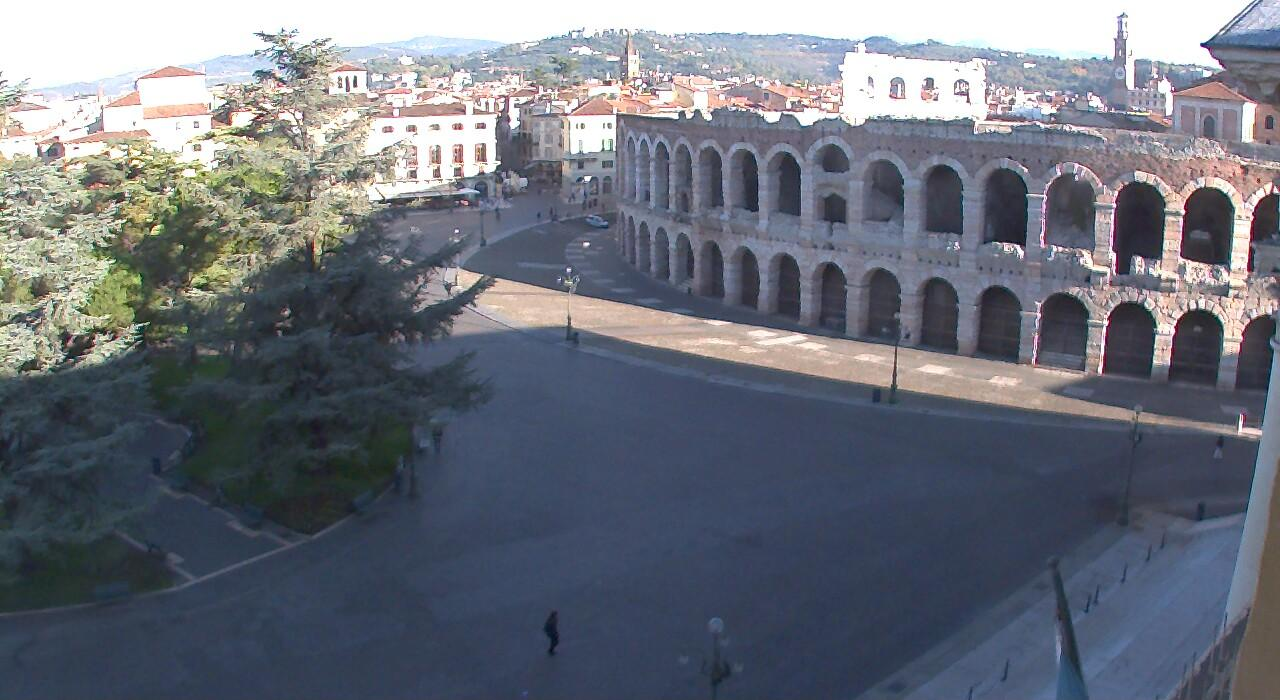
#> input picture ai/ComputerVision/images/20151102_074952.jpg, 1280 x 700 px
$ python resize.py --image ../ai/ComputerVision/images/20151102_074952.jpg
#> lines starting #> are read from the running program, lines starting #| are printed output that depends on the picture
from PIL import Image
from PIL import ImageFont
from PIL import ImageDraw

import argparse

parser = argparse.ArgumentParser(description='')
parser.add_argument('--image', default="")
parser.add_argument('--out', default="./")
parser.add_argument('--num', default="3")
args = parser.parse_args()


def crop_thumbnails_16_by_9(img, output):
    w, h = img.size
    new_w = h * 9 // 16
    if new_w * 3 == w:
        pass
    elif new_w * 3 < w:
        x1 = (w - (new_w * 3)) // 2
        y1 = 0
        x2 = x1 + (new_w * 3)
        y2 = h
        img = img.crop((x1, y1, x2, y2))
    else:
        new_h = h * new_w * 3 // w
        img = img.resize((new_w * 3, new_h))
        x1 = 0
        y1 = (new_h - h) // 2
        x2 = x1 + new_w * 3
        y2 = y1 + h
        img = img.crop((x1, y1, x2, y2))

    img.save("{0}/cropped.png".format(output))

    tw, th = img.width // 3, img.height
    out = []
    for idx in range(3):
        x1 = idx * tw
        y1 = 0
        x2 = x1 + tw
        y2 = y1 + th
        im = img.crop((x1, y1, x2, y2))
        out.append(im)

    return out


def main():
    path = args.image
    output = args.out
    img = Image.open(path)
#> img is the input picture: PIL image 1280x700 RGB; mean R, G, B 108.3, 112.8, 123.1
    width, height = img.size
#> width = 1280; height = 700
    print("image: (w:{0}, h: {1})".format(width, height))
#| image: (w:1280, h: 700)
    out = crop_thumbnails_16_by_9(img, output)
#> in crop_thumbnails_16_by_9, `img = img.crop((x1, y1, x2, y2))`:
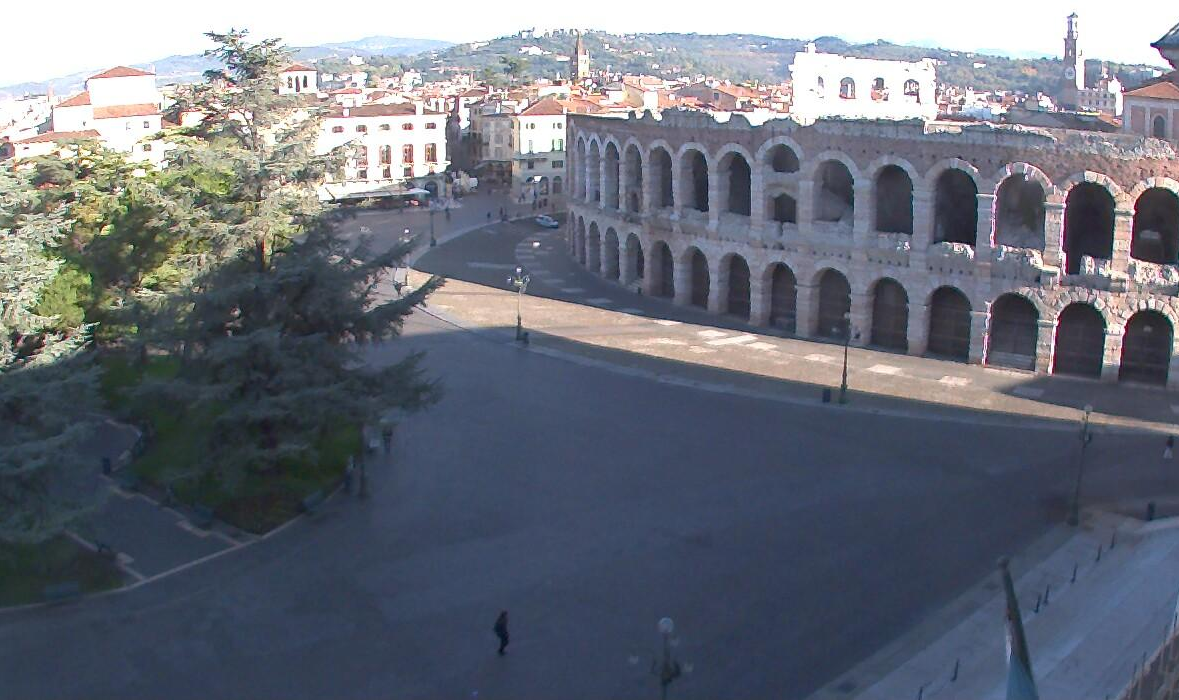
#> img: PIL image 1179x700 RGB; mean R, G, B 106.9, 111.8, 122.7
#> the loop in crop_thumbnails_16_by_9, `for idx in range(3):` made 3 passes
#> pass 1, in crop_thumbnails_16_by_9, `im = img.crop((x1, y1, x2, y2))`:
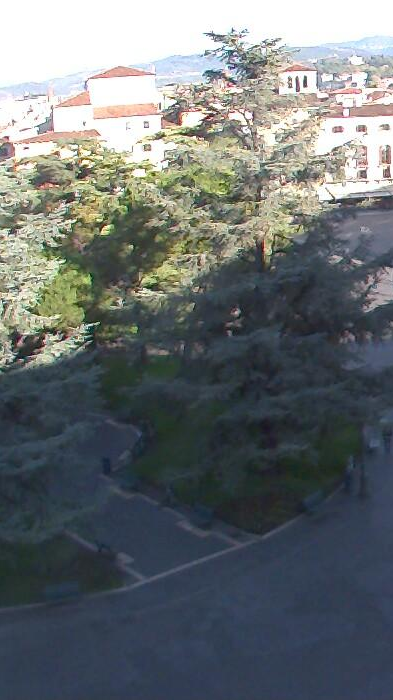
#> im: PIL image 393x700 RGB; mean R, G, B 106.8, 112.5, 114.3
#> pass 2, in crop_thumbnails_16_by_9, `im = img.crop((x1, y1, x2, y2))`:
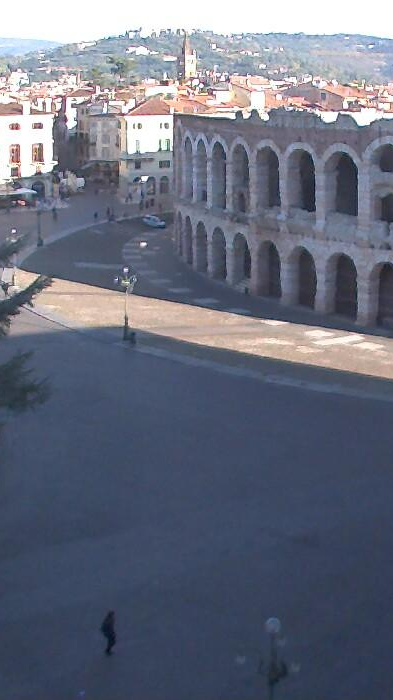
#> im: PIL image 393x700 RGB; mean R, G, B 104.9, 110.2, 126.6
#> pass 3, in crop_thumbnails_16_by_9, `im = img.crop((x1, y1, x2, y2))`:
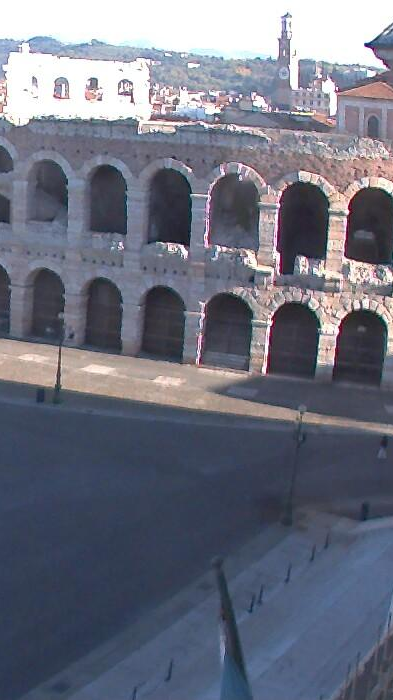
#> im: PIL image 393x700 RGB; mean R, G, B 109.1, 112.6, 127.2
#> after the loop in crop_thumbnails_16_by_9, `for idx in range(3):`: out = 3 items
#> out = 3 items
    # font = ImageFont.truetype('./arial.ttf', 80)
    for idx, img in enumerate(out):
        img.save("{0}/img_{1}.png".format(output, idx + 1))
#> this loop made 3 passes


if __name__ == "__main__":
    main()

$ run again, on ai/ComputerVision/images/bridge_trees_example.jpg
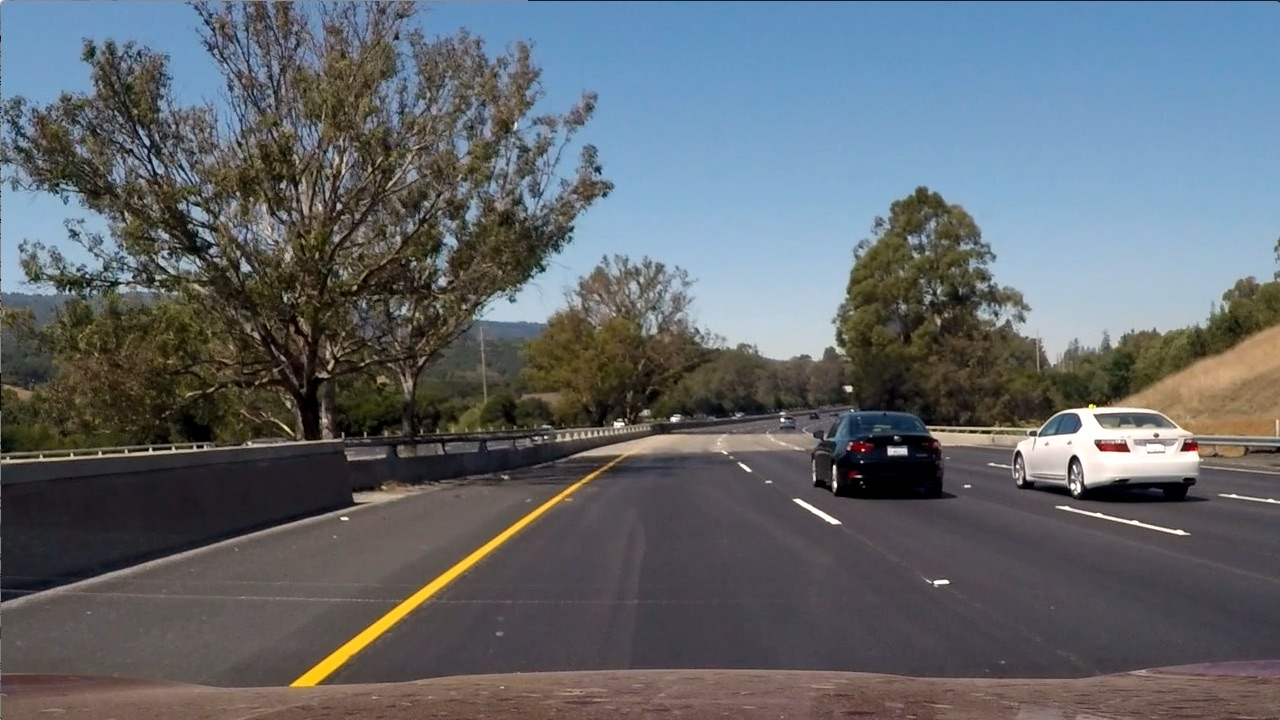
#> input picture ai/ComputerVision/images/bridge_trees_example.jpg, 1280 x 720 px
#> in main, img is the input picture: PIL image 1280x720 RGB; mean R, G, B 97, 102.6, 107.9
#| image: (w:1280, h: 720)
#> in crop_thumbnails_16_by_9, `img = img.crop((x1, y1, x2, y2))`:
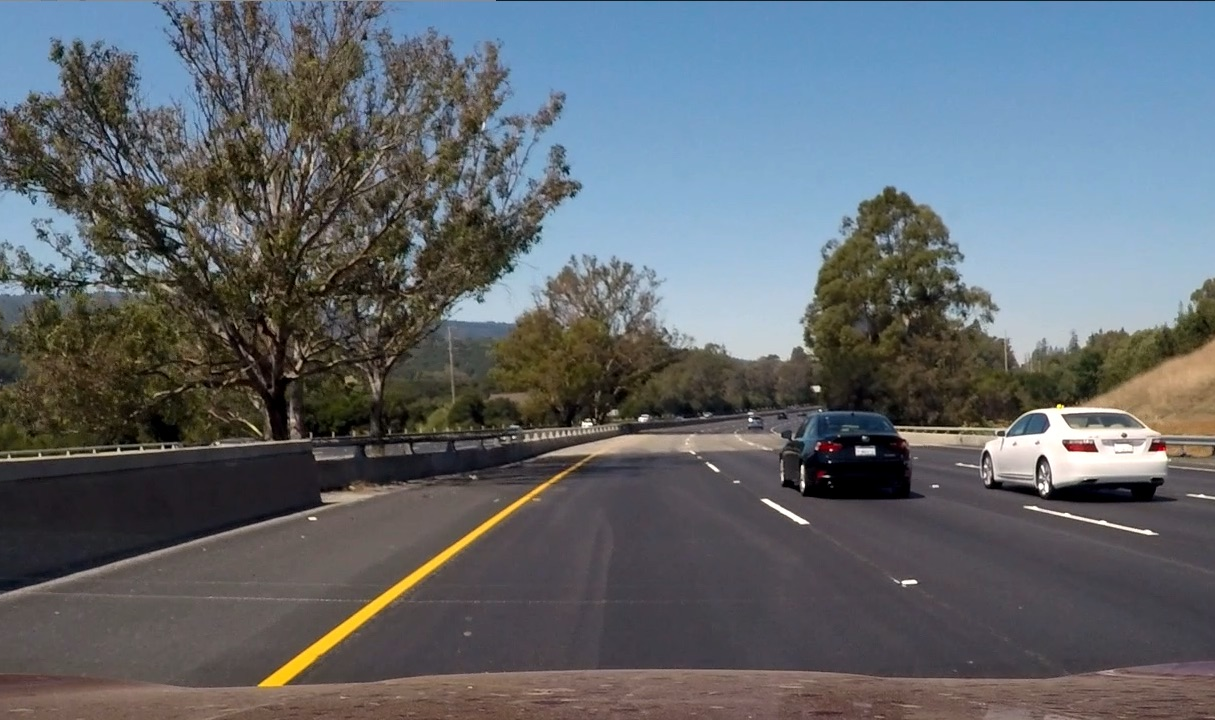
#> img: PIL image 1215x720 RGB; mean R, G, B 96.8, 102.2, 107.4
#> the loop in crop_thumbnails_16_by_9, `for idx in range(3):` made 3 passes
#> pass 3, in crop_thumbnails_16_by_9, `im = img.crop((x1, y1, x2, y2))`:
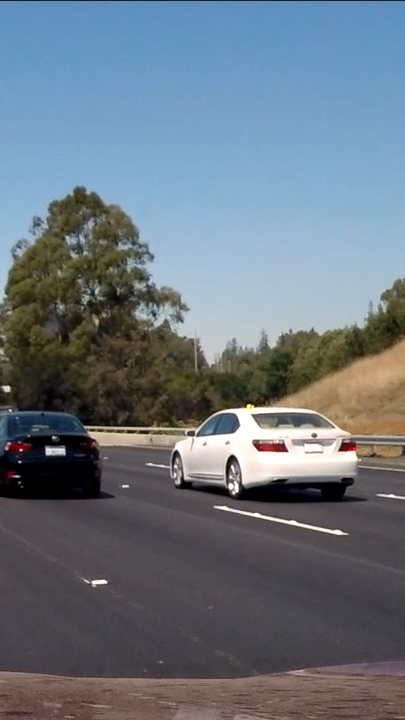
#> im: PIL image 405x720 RGB; mean R, G, B 105.9, 116.5, 127.1
#> after the loop in crop_thumbnails_16_by_9, `for idx in range(3):`: out = 3 items
#> the loop in main, `for idx, img in enumerate(out):` made 3 passes
